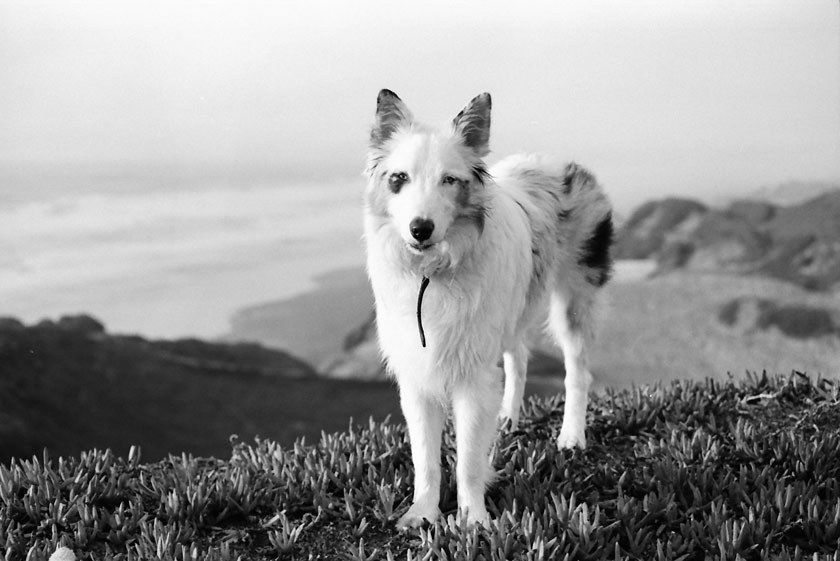
#> input picture dog.jpg, 840 x 561 px
$ python Bit-plane-slicing.py
#> lines starting #> are read from the running program, lines starting #| are printed output that depends on the picture
import numpy as np
from PIL import Image


def readImage(path):
#> called with path = 'dog.jpg'
    image = Image.open(path)
#> image is the input picture: PIL image 840x561 RGB; min 0, max 255, mean 151.8
    image.show()
    return image


def bitPlaneSlicing(image, bit):
    if bit < 1 or bit > 8:
        print("Error in bit")
        return 0
    npImage = np.array(image)
    masks = [1, 2, 4, 8, 16, 32, 64, 128]
    num_rows, num_cols, a = np.squeeze(npImage.shape)
    npMask = np.full((num_rows, num_cols, a), masks[bit - 1])
    npImage = npImage & npMask
    newImage = Image.fromarray(npImage.astype(np.uint8))
    newImage.show()


if __name__ == '__main__':
    im = readImage("dog.jpg")
    for i in range(1, 9):
        bitPlaneSlicing(im, i)
#> this loop made 8 passes
#> pass 1, in bitPlaneSlicing, `npImage = npImage & npMask`:
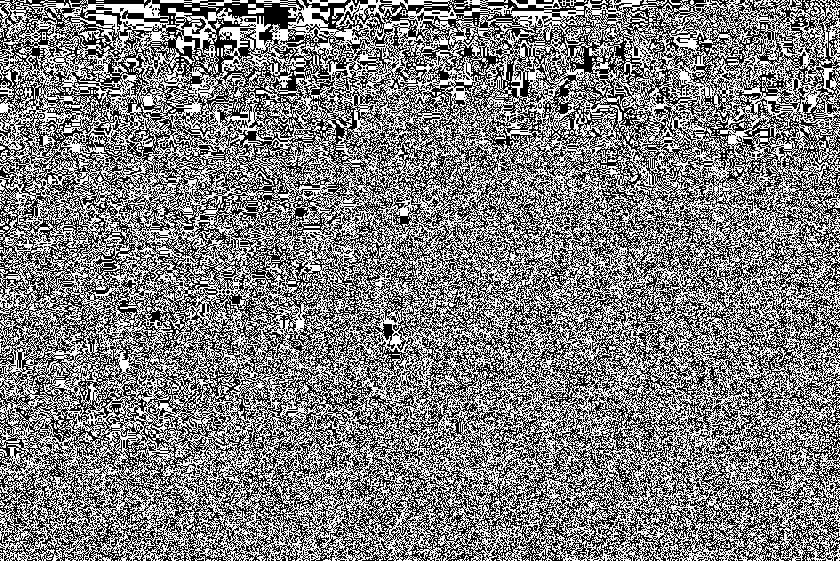
#> npImage: shape (561, 840, 3) int64; values 0 (black) and 1 (white), 49.8% white in thin lines or dots
#> pass 2, in bitPlaneSlicing (call 2), `npImage = npImage & npMask`:
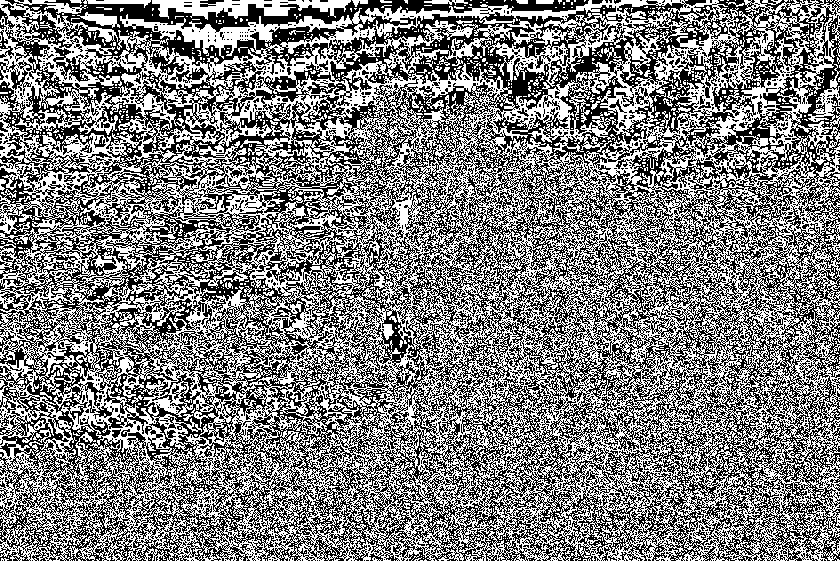
#> npImage: shape (561, 840, 3) int64; values 0 (black) and 2 (white), 49.7% white in thin lines or dots
